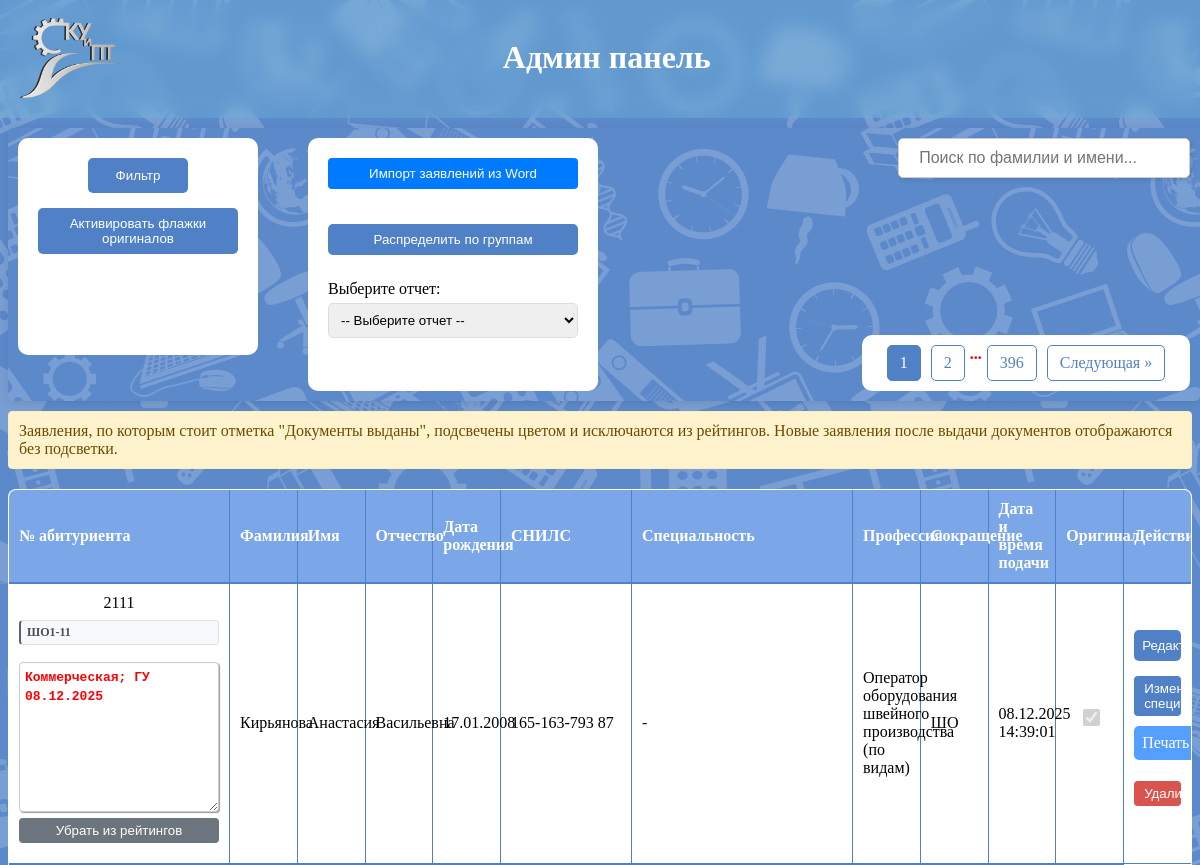
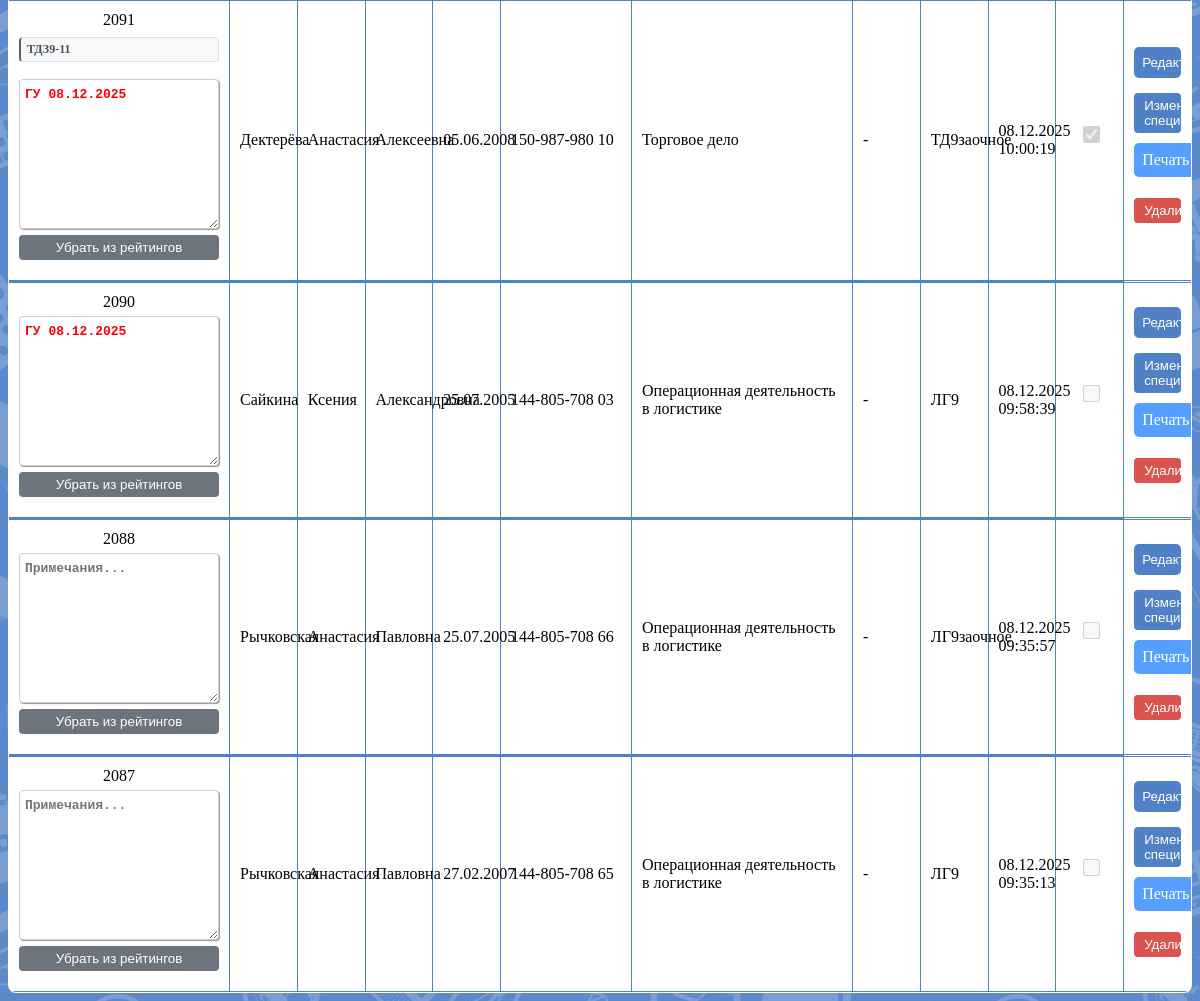
The page /pages/administrator.php on the database its author committed (2 pictures, top to bottom).
### tables this page shows
CREATE TABLE `zayav` (
  `id_zayav` int(11) NOT NULL,
  `id_abitur` int(11) NOT NULL,
  `id_spec_prof` int(11) DEFAULT NULL,
  `budzhet` int(11) DEFAULT '1',
  `date` datetime NOT NULL DEFAULT CURRENT_TIMESTAMP,
  `original` tinyint(1) NOT NULL DEFAULT '0',
  `comment` text,
  `issue_note` text,
  `group_id` int(11) DEFAULT NULL
);

CREATE TABLE `groups` (
  `id` int(11) NOT NULL,
  `name` varchar(50) NOT NULL,
  `id_spec_prof` int(11) NOT NULL,
  `class` int(1) NOT NULL,
  `forma_obuch` int(1) NOT NULL,
  `created_at` timestamp NULL DEFAULT CURRENT_TIMESTAMP
);

CREATE TABLE `abit` (
  `id_abit` int(11) NOT NULL,
  `familiya` varchar(50) NOT NULL,
  `imya` varchar(50) NOT NULL,
  `otchestvo` varchar(50) NOT NULL,
  `snils` varchar(20) DEFAULT NULL,
  `phone` varchar(20) DEFAULT NULL,
  `date_bd` date NOT NULL,
  `document` varchar(10) DEFAULT NULL,
  `ser_num` varchar(20) NOT NULL,
  `date_vidachi_doc` date DEFAULT NULL,
  `kem_vidan_doc` text,
  `polis` varchar(50) DEFAULT NULL,
  `komp_polis` text,
  `email` varchar(100) DEFAULT NULL,
  `id_doc_obr` int(11) DEFAULT NULL,
  `num_doc_obr` varchar(30) DEFAULT NULL,
  `date_doc_obr` date DEFAULT NULL,
  `kem_doc_obr` text,
  `in_yaz` int(11) DEFAULT NULL,
  `dr_in_yaz` varchar(20) DEFAULT NULL,
  `usl_ovz` tinyint(1) DEFAULT NULL,
  `obzh` tinyint(1) DEFAULT NULL,
  `grazhdanstvo` varchar(100) DEFAULT NULL,
  `kat_grazhd` varchar(150) DEFAULT NULL,
  `pervooch_priem` varchar(100) DEFAULT NULL,
  `dostizheniya` text,
  `sr_ball_attest` double DEFAULT NULL,
  `adress_prozhiv` int(11) DEFAULT NULL,
  `adress_registr` int(11) DEFAULT NULL,
  `mesto_rozhd` int(11) DEFAULT NULL
);

CREATE TABLE `profec_spec` (
  `id_prof_spec` int(11) NOT NULL,
  `title` varchar(150) NOT NULL,
  `code` varchar(10) NOT NULL,
  `socr` varchar(20) NOT NULL,
  `ispitanie` int(11) DEFAULT NULL,
  `class` int(11) NOT NULL,
  `forma_obuch` int(11) NOT NULL,
  `kategoriya` int(11) NOT NULL,
  `programm` int(11) NOT NULL,
  `date_sobr` int(11) DEFAULT NULL,
  `date_okonch` int(11) DEFAULT NULL
);

### pages/administrator.php (the view, shortened to what this page needs)
<?php
$host = 'localhost';
$user = 'root';
$password = 'root';
$dbname = 'pk_2025';
$conn = new mysqli($host, $user, $password, $dbname);
$limit = 5;
$page = isset($_GET['page']) ? max((int)$_GET['page'], 1) : 1;
$offset = ($page - 1) * $limit;
$sqlWhere = '';
$sql = "
SELECT
    abit.id_abit,
    abit.familiya,
    abit.imya,
    abit.otchestvo,
    abit.snils,
    abit.date_bd,
    MAX(zayav.date) as latest_date,
    (SELECT comment FROM zayav WHERE id_abitur = abit.id_abit AND comment IS NOT NULL ORDER BY date DESC LIMIT 1) as last_comment
FROM
    abit
JOIN zayav ON abit.id_abit = zayav.id_abitur
JOIN profec_spec ON zayav.id_spec_prof = profec_spec.id_prof_spec
JOIN kat_spec_prof ON profec_spec.kategoriya = kat_spec_prof.id_kat
WHERE 1 $sqlWhere
GROUP BY abit.id_abit, abit.familiya, abit.imya, abit.otchestvo, abit.snils, abit.date_bd
ORDER BY latest_date DESC
LIMIT ? OFFSET ?
";
$stmt = $conn->prepare($sql);
$stmt->bind_param("ii", $limit, $offset);
$stmt->execute();
$result = $stmt->get_result();
$sqlCount = "
SELECT COUNT(DISTINCT abit.id_abit) AS total
FROM abit
JOIN zayav ON abit.id_abit = zayav.id_abitur
JOIN profec_spec ON zayav.id_spec_prof = profec_spec.id_prof_spec
JOIN kat_spec_prof ON profec_spec.kategoriya = kat_spec_prof.id_kat
WHERE 1 $sqlWhere
";
$resultCount = $conn->query($sqlCount);
$totalAbit = $resultCount->fetch_assoc()['total'];
$totalPages = ceil($totalAbit / $limit);
$abitIds = array_column($result->fetch_all(MYSQLI_ASSOC), 'id_abit');
if (!empty($abitIds)) {
    $idsIn = implode(",", array_map('intval', $abitIds));
    $zayavQuery = "
    SELECT
        abit.id_abit,
        abit.familiya,
        abit.imya,
        abit.otchestvo,
        abit.snils,
        abit.date_bd,
        zayav.id_zayav,
        zayav.date,
        zayav.original,
        zayav.comment,
        zayav.issue_note,
        zayav.group_id,
        groups.name as group_name,
        profec_spec.code,
        profec_spec.title AS spec_title,
        profec_spec.socr,
        kat_spec_prof.title AS kategoriya,
        (SELECT comment FROM zayav WHERE id_abitur = abit.id_abit AND comment IS NOT NULL ORDER BY date DESC LIMIT 1) as last_comment
    FROM
        zayav
    JOIN abit ON abit.id_abit = zayav.id_abitur
    JOIN profec_spec ON zayav.id_spec_prof = profec_spec.id_prof_spec
    JOIN kat_spec_prof ON profec_spec.kategoriya = kat_spec_prof.id_kat
    LEFT JOIN `groups` ON zayav.group_id = groups.id
    WHERE abit.id_abit IN ($idsIn)
    ORDER BY zayav.date DESC
    ";
    $zayavResult = $conn->query($zayavQuery);
    $abitData = [];
    while ($row = $zayavResult->fetch_assoc()) {
        $idAbit = $row['id_abit'];
        if (!isset($abitData[$idAbit])) {
            $abitData[$idAbit] = [
                'familiya' => $row['familiya'],
                'imya' => $row['imya'],
                'otchestvo' => $row['otchestvo'],
                'snils' => $row['snils'],
                'date_bd' => $row['date_bd'],
                'last_comment' => $row['last_comment'],
                'group_name' => $row['group_name'],
                'zayavleniya' => []
            ];
        }
        $abitData[$idAbit]['zayavleniya'][] = [
            'code' => $row['code'],
            'spec_title' => $row['kategoriya'] === 'Специальность' ? $row['spec_title'] : '-',
            'profession' => $row['kategoriya'] === 'Профессия' ? $row['spec_title'] : '-',
            'socr' => $row['socr'],
            'date' => $row['date'],
            'id_zayav' => $row['id_zayav'],
            'original' => $row['original'],
            'comment' => $row['comment'],
            'issue_note' => $row['issue_note'],
            'group_id' => $row['group_id'],
            'group_name' => $row['group_name']
        ];
    }
}
?>
<!DOCTYPE html>
<html lang="ru">
<head>
    <link rel="stylesheet" href="css/styles.css">
</head>
<body>
<header>
    <div class="blur">
        <img src="img/ykuipt_logo.png" alt="Логотип"><h1>Админ панель</h1>
    </div>
</header>
<div class = "search-and-filter">
    <div class = "filter-otchet">
        <div class="filter-cont-btn">
            <button id="openFilter" class="filter-btn">Фильтр</button>
            <button id="activateCheckboxes" class="button">Активировать флажки оригиналов</button>
        </div>
        <div class = "otchet">
    <div style="margin-bottom: 20px;">
        <button id="importBtn" class="btn btn-primary">Импорт заявлений из Word</button>
    </div>
    <button id="distributeGroups" class="button">Распределить по группам</button>
    <label for="reportSelector">Выберите отчет:</label>
    <select id="reportSelector" onchange="showReport()">
        <option value="">-- Выберите отчет --</option>
    </select>
    <br><br>
        </div>
    </div>
<div id = "searchContainer">
    <form id="searchForm" method="GET" action="">
        <input type="text" name="search" id="searchInput" placeholder="Поиск по фамилии и имени..."
            value="<?= htmlspecialchars($_GET['search'] ?? '') ?>">
    </form>
</div>
<div class="pagination-filter">
    <?php
    $params = $_GET;
    unset($params['page']);
    $queryString = http_build_query($params);
    function pageLink($pageNum, $currentPage, $queryString) {
        $active = $pageNum == $currentPage ? 'active' : '';
        $link = '?page=' . $pageNum . ($queryString ? '&' . $queryString : '');
        return '<a href="' . htmlspecialchars($link) . '" class="' . $active . '">' . htmlspecialchars($pageNum) . '</a>';
    }
    for ($i = max(1, $page - 1); $i <= min($totalPages, $page + 1); $i++) {
        echo pageLink($i, $page, $queryString);
    }
    if ($page < $totalPages - 1) {
        if ($page + 1 < $totalPages - 1) {
            echo '<span>...</span>';
        }
        echo pageLink($totalPages, $page, $queryString);
    }
    if ($page < $totalPages) {
        echo '<a href="?page=' . ($page + 1) . ($queryString ? '&' . $queryString : '') . '">Следующая »</a>';
    }
    ?>
</div>
</div>
    <?php if (empty($abitData)) : ?>
    <div class = "no-zayav">
        <p>Нет заявлений для отображения</p>
    </div>
    <?php else : ?>
    <div class="issued-legend">
        Заявления, по которым стоит отметка "Документы выданы", подсвечены цветом и исключаются из рейтингов. Новые заявления после выдачи документов отображаются без подсветки.
    </div>
    <table id = "table_zayav">
    <thead>
        <tr>
            <th class="th1">№ абитуриента</th>
            <th>Фамилия</th>
            <th>Имя</th>
            <th>Отчество</th>
            <th>Дата рождения</th>
            <th class="th2">СНИЛС</th>
            <th>Специальность</th>
            <th>Профессия</th>
            <th>Сокращение</th>
            <th>Дата и время подачи</th>
            <th>Оригинал</th>
            <th>Действия</th>
        </tr>
    </thead>
    <tbody>
    <?php
    foreach ($abitData as $idAbit => $data) {
        $rowCount = isset($data['zayavleniya']) ? count($data['zayavleniya']) : 0;
        if (isset($data['zayavleniya'])) {
            usort($data['zayavleniya'], function($a, $b) {
                return $a['id_zayav'] - $b['id_zayav'];
            });
        }
        echo "<tr class='abit-border-top'><td colspan='11'></td></tr>";
        $firstZayav = array_shift($data['zayavleniya']);
        $isIssued = isset($firstZayav['issue_note']) && $firstZayav['issue_note'] && strpos($firstZayav['issue_note'], 'Документы выданы') === 0;
        $issueNote = $isIssued ? htmlspecialchars($firstZayav['issue_note']) : '';
        $issueLabel = $issueNote ? "<div class='issued-label'>{$issueNote}</div>" : '';
        $issuedCellClass = $issueNote ? " class='issued-cell'" : '';
        $applyToSpec = $firstZayav['spec_title'] !== '-';
        $specContent = $applyToSpec ? $issueLabel . $firstZayav['spec_title'] : $firstZayav['spec_title'];
        $profContent = !$applyToSpec ? $issueLabel . $firstZayav['profession'] : $firstZayav['profession'];
        echo "<tr>";
        echo "<td rowspan='" . ($rowCount) . "' class='td-id'>
            <div class='td-id-content'>
                <div class='abit-number'>" . htmlspecialchars($idAbit) . "</div>";
        $allZayavs = array_merge([$firstZayav], $data['zayavleniya']);
        $groups = [];
        foreach ($allZayavs as $z) {
            if (!empty($z['group_name'])) {
                $key = $z['group_name'] . '|' . $z['socr'];
                if (!isset($groups[$key])) {
                    $groups[$key] = [
                        'group_name' => $z['group_name'],
                        'socr' => $z['socr']
                    ];
                }
            }
        }
        if (!empty($groups)) {
            echo "<div class='groups-container'>";
            foreach ($groups as $group) {
                echo "<div class='group-badge'>
                        <span class='group-name'>" . htmlspecialchars($group['group_name']) . "</span>
                    </div>";
            }
            echo "</div>";
        }
        echo "<textarea
            class='notes-textarea'
            data-abit-id='" . $idAbit . "'
            placeholder='Примечания...'>" . htmlspecialchars($data['last_comment'] ?? '') . "</textarea>
        <button class='btn btn-secondary hide-from-rating' style='margin-top:6px; width:100%;' data-id='" . $firstZayav['id_zayav'] . "' data-name='" . htmlspecialchars($data['familiya'] . ' ' . $data['imya'], ENT_QUOTES) . "'>Убрать из рейтингов</button>
        </div>
        </td>";
        echo "<td rowspan='" . ($rowCount) . "'>" . htmlspecialchars($data['familiya']) . "</td>";
        echo "<td rowspan='" . ($rowCount) . "'>" . htmlspecialchars($data['imya']) . "</td>";
        echo "<td rowspan='" . ($rowCount) . "'>" . htmlspecialchars($data['otchestvo']) . "</td>";
        echo "<td rowspan='" . ($rowCount) . "'>" . date("d.m.Y", strtotime($data['date_bd'])) . "</td>";
        echo "<td rowspan='" . ($rowCount) . "'>" . htmlspecialchars($data['snils']) . "</td>";
        echo "<td{$issuedCellClass}>{$specContent}</td>";
        echo "<td{$issuedCellClass}>{$profContent}</td>";
        echo "<td{$issuedCellClass}>" . htmlspecialchars($firstZayav['socr']) . "</td>";
        echo "<td{$issuedCellClass}>" . date("d.m.Y H:i:s", strtotime($firstZayav['date'])) . "</td>";
        $checked = $firstZayav['original'] == 1 ? 'checked' : '';
        echo "<td{$issuedCellClass}><input type='checkbox' class='checkbox-original' data-id='" . $firstZayav['id_zayav'] . "' data-abit-id='" . $idAbit . "' $checked disabled></td>";
        echo "<td{$issuedCellClass}>";
        echo '<button class="btn btn-info view-details" data-id="' . $firstZayav['id_zayav'] . '">Редактировать</button>';
        echo '<button class="btn btn-warning change-spec" data-id="' . $firstZayav['id_zayav'] . '">Изменить специальность</button>';
        echo "<a href='otchet/print_application.php?id=" . $firstZayav['id_zayav'] . "' class='button-print'>Печать</a>";
        echo '<button class="btn btn-danger delete-zayav" style="margin-top:6px;" data-id="' . $firstZayav['id_zayav'] . '" data-name="' . htmlspecialchars($data['familiya'] . ' ' . $data['imya'], ENT_QUOTES) . '" data-socr="' . htmlspecialchars($firstZayav['socr'], ENT_QUOTES) . '">Удалить</button>';
        echo "</td>";
        echo "</tr>";
        echo "<tr class='abit-border-bottom'><td colspan='11'></td></tr>";
    }
    ?>
    </tbody>
</table>
<?php endif; ?>
</body>
</html>

### rows shown on the page
zayav: idAbit "2111", group.name "ШО1-11", value "Коммерческая; ГУ 08.12.2025", id_abitur.familiya "Кирьянова", id_abitur.imya "Анастасия", id_abitur.otchestvo "Васильевна", id_abitur.date_bd "17.01.2008", id_abitur.snils "165-163-793 87", specContent "-", issue_note.title "Оператор оборудования швейного производства (по видам)", id_spec_prof.socr "ШО", date "08.12.2025 14:39:01"
zayav: idAbit "2091", group.name "ТДЗ9-11", value "ГУ 08.12.2025", id_abitur.familiya "Дектерёва", id_abitur.imya "Анастасия", id_abitur.otchestvo "Алексеевна", id_abitur.date_bd "05.06.2008", id_abitur.snils "150-987-980 10", specContent "Торговое дело", id_spec_prof.title "-", id_spec_prof.socr "ТД9заочное", date "08.12.2025 10:00:19"
zayav: idAbit "2090", value "ГУ 08.12.2025", familiya "Сайкина", imya "Ксения", otchestvo "Александровна", date_bd "25.07.2005", snils "144-805-708 03", specContent "Операционная деятельность в логистике", id_spec_prof.title "-", id_spec_prof.socr "ЛГ9", date "08.12.2025 09:58:39"
zayav: idAbit "2088", value "Примечания...", familiya "Рычковская", imya "Анастасия", otchestvo "Павловна", date_bd "25.07.2005", snils "144-805-708 66", specContent "Операционная деятельность в логистике", id_spec_prof.title "-", id_spec_prof.socr "ЛГ9заочное", date "08.12.2025 09:35:57"
zayav: idAbit "2087", value "Примечания...", familiya "Рычковская", imya "Анастасия", otchestvo "Павловна", date_bd "27.02.2007", snils "144-805-708 65", specContent "Операционная деятельность в логистике", id_spec_prof.title "-", id_spec_prof.socr "ЛГ9", date "08.12.2025 09:35:13"

### other values the page prints
$pageNum "1"
$pageNum "2"
$pageNum "396"
